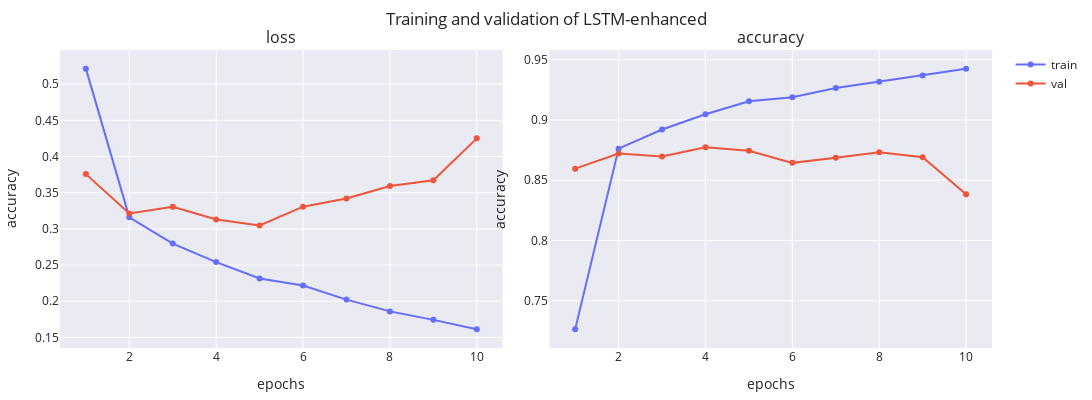

Here is the notebook cell this chart was saved with:
### Code cell
lstm_enhanced = AmazonReviewsModel(
    2000, 256, LSTM, num_recurrent_layers=3, dropout=0.1, ffn_dims=[64], name='LSTM-enhanced')
_, fig = lstm_enhanced.train(dataset, f'{MODEL_PATH}/{lstm_enhanced.name}.weights.h5', **train_default)
print(lstm_enhanced.evaluate(dataset.X_test, dataset.y_test))
fig

### Figure 1 — Plotly figure (JSON) as saved in the notebook; plotly's stock layout.template omitted (floating-point values rounded to 4 significant figures)
{"data": [{"line": {"color": "#636EFA"}, "marker": {"color": "#636EFA"}, "mode": "lines+markers", "name": "train", "showlegend": true, "type": "scatter", "x": [1, 2, 3, 4, 5, 6, 7, 8, 9, 10], "xaxis": "x", "y": [0.5214, 0.316, 0.2797, 0.2541, 0.2315, 0.2217, 0.2023, 0.186, 0.1743, 0.1612], "yaxis": "y"}, {"line": {"color": "#EF553B"}, "marker": {"color": "#EF553B"}, "mode": "lines+markers", "name": "val", "showlegend": true, "type": "scatter", "x": [1, 2, 3, 4, 5, 6, 7, 8, 9, 10], "xaxis": "x", "y": [0.3757, 0.3212, 0.3305, 0.313, 0.3047, 0.3307, 0.3419, 0.3592, 0.3671, 0.4251], "yaxis": "y"}, {"line": {"color": "#636EFA"}, "marker": {"color": "#636EFA"}, "mode": "lines+markers", "name": "train", "showlegend": false, "type": "scatter", "x": [1, 2, 3, 4, 5, 6, 7, 8, 9, 10], "xaxis": "x2", "y": [0.7262, 0.8762, 0.8921, 0.9047, 0.9155, 0.9189, 0.9265, 0.9317, 0.9369, 0.9426], "yaxis": "y2"}, {"line": {"color": "#EF553B"}, "marker": {"color": "#EF553B"}, "mode": "lines+markers", "name": "val", "showlegend": false, "type": "scatter", "x": [1, 2, 3, 4, 5, 6, 7, 8, 9, 10], "xaxis": "x2", "y": [0.8596, 0.8722, 0.8696, 0.8774, 0.8744, 0.8644, 0.8686, 0.8732, 0.869, 0.8384], "yaxis": "y2"}], "layout": {"annotations": [{"font": {"size": 16}, "showarrow": false, "text": "loss", "x": 0.2375, "xanchor": "center", "xref": "paper", "y": 1, "yanchor": "bottom", "yref": "paper"}, {"font": {"size": 16}, "showarrow": false, "text": "accuracy", "x": 0.7625, "xanchor": "center", "xref": "paper", "y": 1, "yanchor": "bottom", "yref": "paper"}], "height": 400, "margin": {"b": 10, "l": 10, "r": 10, "t": 50}, "title": {"text": "Training and validation of LSTM-enhanced"}, "width": 1200, "xaxis": {"anchor": "y", "domain": [0, 0.475], "title": {"text": "epochs"}}, "xaxis2": {"anchor": "y2", "domain": [0.525, 1], "title": {"text": "epochs"}}, "yaxis": {"anchor": "x", "domain": [0, 1], "title": {"text": "accuracy"}}, "yaxis2": {"anchor": "x2", "domain": [0, 1], "title": {"text": "accuracy"}}}}
